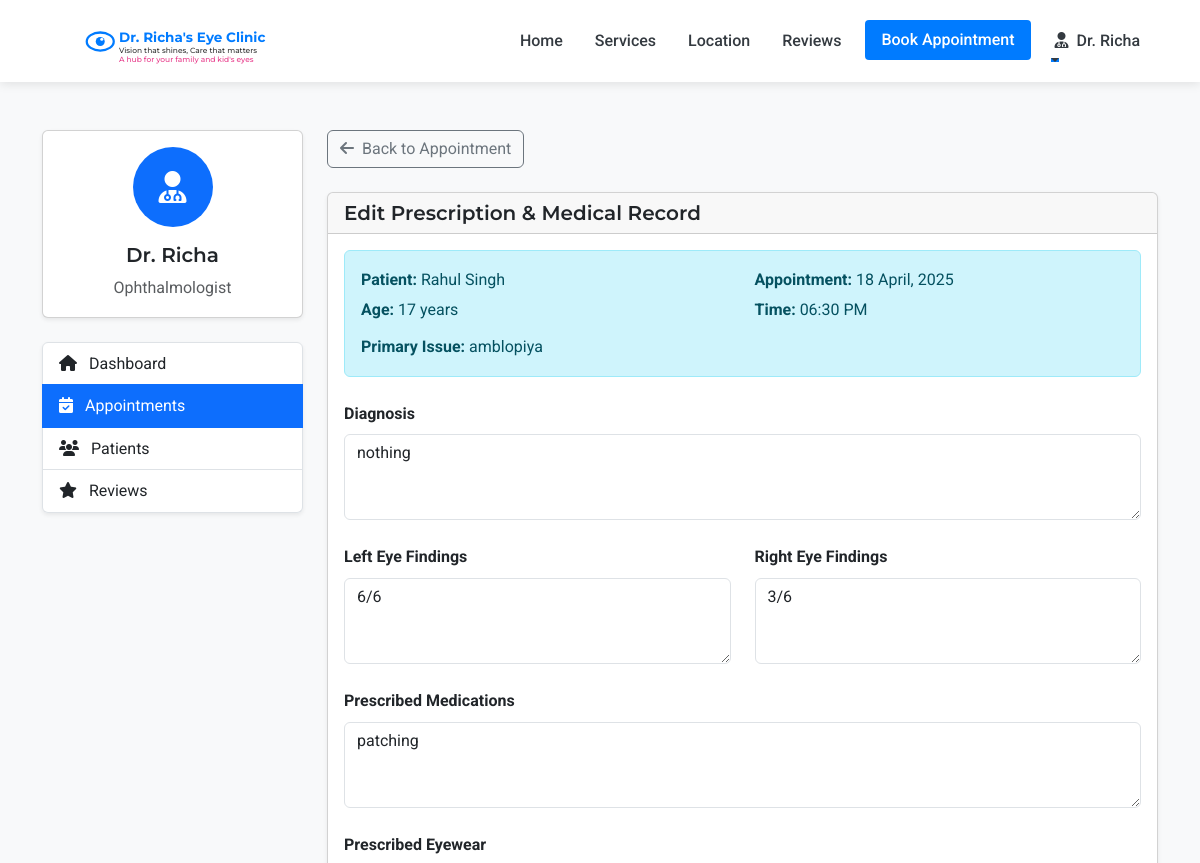
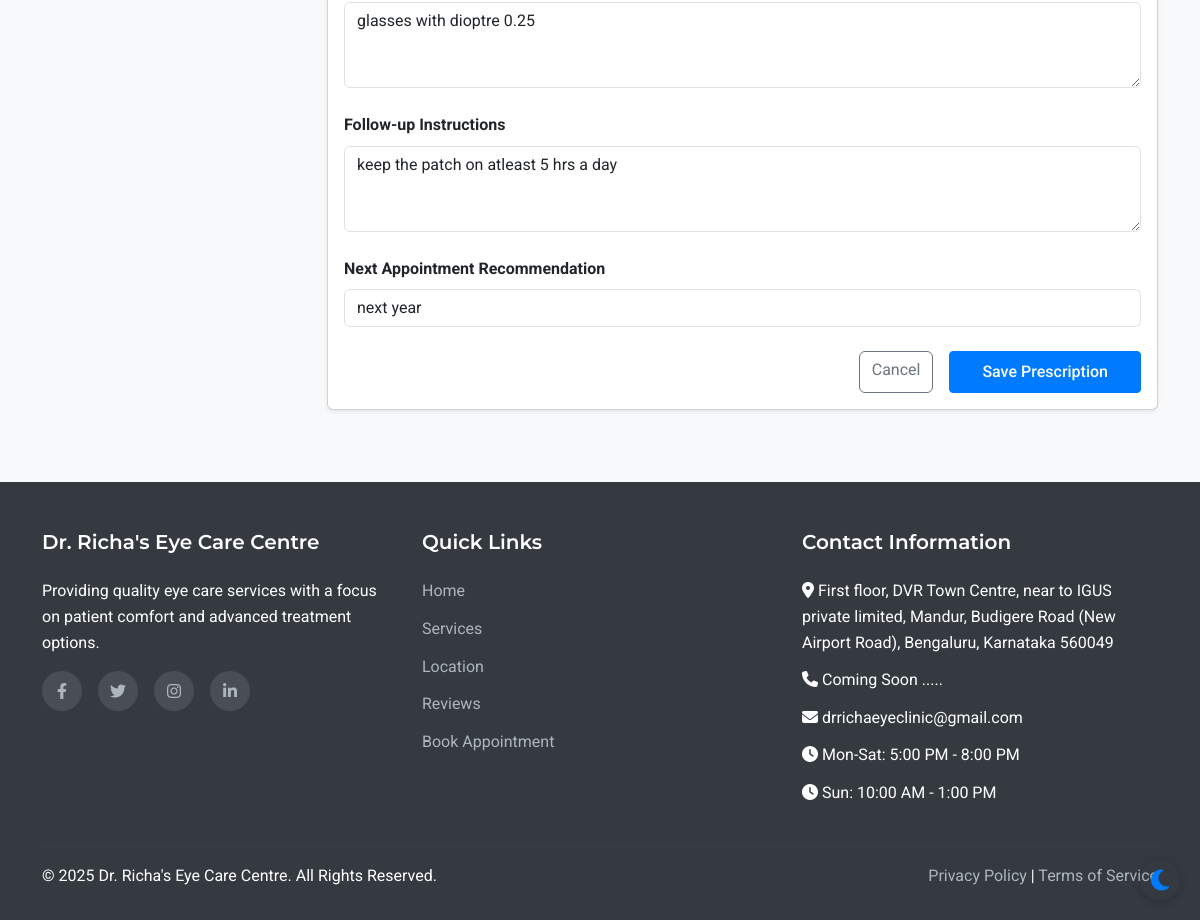
The app's page /admin/prescription/5 (signed in) with its own data (2 pictures, top to bottom).
### models.py (models this page shows, shortened)
class Patient(UserMixin, db.Model):
    id = db.Column(db.Integer, primary_key=True)
    full_name = db.Column(db.String(100), nullable=False)
    mobile_number = db.Column(db.String(15), nullable=False)
    email = db.Column(db.String(100), nullable=True)
    age = db.Column(db.Integer, nullable=False)
    password_hash = db.Column(db.String(256), nullable=True)
    is_registered = db.Column(db.Boolean, default=False)
    created_at = db.Column(db.DateTime, nullable=False, default=datetime.utcnow)
    appointments = db.relationship('Appointment', backref='patient', lazy=True)

class Appointment(db.Model):
    id = db.Column(db.Integer, primary_key=True)
    patient_id = db.Column(db.Integer, db.ForeignKey('patient.id'), nullable=False)
    appointment_date = db.Column(db.Date, nullable=False)
    appointment_time = db.Column(db.Time, nullable=False)
    primary_issue = db.Column(db.Text, nullable=True)
    referral_info = db.Column(db.String(255), nullable=True)
    status = db.Column(db.String(20), default='scheduled')  # scheduled, completed, cancelled
    created_at = db.Column(db.DateTime, default=datetime.utcnow)
    consultation_fee = db.Column(db.Float, nullable=False, default=500.0)
    payment_status = db.Column(db.String(20), default='pending')  # pending, paid

class MedicalRecord(db.Model):
    id = db.Column(db.Integer, primary_key=True)
    appointment_id = db.Column(db.Integer, db.ForeignKey('appointment.id'), nullable=False)
    appointment = db.relationship('Appointment', backref='medical_record', uselist=False)
    left_eye_assessment = db.Column(db.Text, nullable=True)
    right_eye_assessment = db.Column(db.Text, nullable=True)
    doctor_notes = db.Column(db.Text, nullable=True)
    left_eye_findings = db.Column(db.Text, nullable=True)
    right_eye_findings = db.Column(db.Text, nullable=True)
    additional_remarks = db.Column(db.Text, nullable=True)
    diagnosis = db.Column(db.Text, nullable=True)
    prescribed_medications = db.Column(db.Text, nullable=True)
    prescribed_eyewear = db.Column(db.Text, nullable=True)
    follow_up_instructions = db.Column(db.Text, nullable=True)
    next_appointment_recommendation = db.Column(db.Text, nullable=True)
    created_at = db.Column(db.DateTime, default=datetime.utcnow)
    updated_at = db.Column(db.DateTime, default=datetime.utcnow, onupdate=datetime.utcnow)

### routes.py (the view, shortened to what this page needs)
@app.route('/admin/prescription/<int:appointment_id>', methods=['GET', 'POST'])
@login_required
def admin_add_prescription(appointment_id):
    if not (isinstance(current_user, Admin) or isinstance(current_user, Assistant) or isinstance(current_user, Doctor)):
        flash('Access denied. Staff privileges required.', 'danger')
        return redirect(url_for('index'))
    appointment = Appointment.query.get_or_404(appointment_id)
    medical_record = MedicalRecord.query.filter_by(appointment_id=appointment_id).first()
    is_edit = medical_record is not None
    if not medical_record:
        medical_record = MedicalRecord(appointment_id=appointment_id)
        db.session.add(medical_record)
        db.session.flush()
    form = PrescriptionForm(obj=medical_record)
    return render_template('admin/add_prescription.html', form=form, appointment=appointment, is_edit=is_edit)

### forms.py
class PrescriptionForm(FlaskForm):
    diagnosis = TextAreaField('Diagnosis', validators=[DataRequired()])
    left_eye_findings = TextAreaField('Left Eye Findings', validators=[Optional()])
    right_eye_findings = TextAreaField('Right Eye Findings', validators=[Optional()])
    prescribed_medications = TextAreaField('Prescribed Medications', validators=[Optional()])
    prescribed_eyewear = TextAreaField('Prescribed Eyewear', validators=[Optional()])
    follow_up_instructions = TextAreaField('Follow-up Instructions', validators=[Optional()])
    next_appointment_recommendation = StringField('Next Appointment', validators=[Optional()])
    submit = SubmitField('Save Prescription')

### app.py (called while the page is built)
@login_manager.user_loader
def load_user(user_id):
    from models import Doctor, Assistant, Admin, Patient
    try:
        if user_id.startswith('doctor_'):
            return Doctor.query.get(int(user_id.split('_')[1]))
        elif user_id.startswith('assistant_'):
            return Assistant.query.get(int(user_id.split('_')[1]))
        elif user_id.startswith('admin_'):
            return Admin.query.get(int(user_id.split('_')[1]))
        else:
            return Patient.query.get(int(user_id))
    except (ValueError, AttributeError):
        return None

### routes.py (called while the page is built)
@app.context_processor
def inject_now():
    return {'now': datetime.now()}

### templates/admin/add_prescription.html (shortened to what this page needs)
{% extends 'layout.html' %}
{% block content %}
<section class="py-5 bg-light">
    <div class="container">
        <div class="row">
            <div class="col-lg-3 mb-4">
                <div class="card shadow-sm mb-4">
                    <div class="card-body text-center">
                        <div class="avatar-circle bg-primary text-white mb-3">
                            <i class="fas fa-user-md fa-2x"></i>
                        </div>
                        <h5 class="card-title">Dr. Richa</h5>
                        <p class="card-text text-muted">Ophthalmologist</p>
                    </div>
                </div>
                <div class="list-group shadow-sm">
                    <a href="{{ url_for('admin_dashboard') }}" class="list-group-item list-group-item-action">
                        <i class="fas fa-home me-2"></i> Dashboard
                    </a>
                    <a href="{{ url_for('admin_appointments') }}" class="list-group-item list-group-item-action active">
                        <i class="fas fa-calendar-check me-2"></i> Appointments
                    </a>
                    <a href="{{ url_for('admin_patients') }}" class="list-group-item list-group-item-action">
                        <i class="fas fa-users me-2"></i> Patients
                    </a>
                    <a href="{{ url_for('admin_reviews') }}" class="list-group-item list-group-item-action">
                        <i class="fas fa-star me-2"></i> Reviews
                    </a>
                </div>
            </div>
            <div class="col-lg-9">
                <div class="d-flex justify-content-between align-items-center mb-4">
                    <a href="{{ url_for('admin_appointment_view', appointment_id=appointment.id) }}" class="btn btn-outline-secondary">
                        <i class="fas fa-arrow-left me-1"></i> Back to Appointment
                    </a>
                </div>
                <div class="card shadow-sm mb-4">
                    <div class="card-header">
                        <h5 class="mb-0">
                            {% if is_edit %}
                            Edit Prescription & Medical Record
                            {% else %}
                            Add Prescription & Medical Record
                            {% endif %}
                        </h5>
                    </div>
                    <div class="card-body">
                        <div class="alert alert-info mb-4">
                            <div class="row">
                                <div class="col-md-6">
                                    <p class="mb-1"><strong>Patient:</strong> {{ appointment.patient.full_name }}</p>
                                    <p class="mb-1"><strong>Age:</strong> {{ appointment.patient.age }} years</p>
                                </div>
                                <div class="col-md-6">
                                    <p class="mb-1"><strong>Appointment:</strong> {{ appointment.appointment_date.strftime('%d %B, %Y') }}</p>
                                    <p class="mb-1"><strong>Time:</strong> {{ appointment.appointment_time.strftime('%I:%M %p') }}</p>
                                </div>
                            </div>
                            <p class="mb-0 mt-2"><strong>Primary Issue:</strong> {{ appointment.primary_issue or 'Not specified' }}</p>
                        </div>
                        <form method="POST" action="{{ url_for('admin_add_prescription', appointment_id=appointment.id) }}">
                            <div class="mb-4">
                                <label class="form-label fw-bold">Diagnosis</label>
                                {{ form.diagnosis(class="form-control", rows=3) }}
                            </div>
                            <div class="row mb-4">
                                <div class="col-md-6">
                                    <label class="form-label fw-bold">Left Eye Findings</label>
                                    {{ form.left_eye_findings(class="form-control", rows=3) }}
                                </div>
                                <div class="col-md-6">
                                    <label class="form-label fw-bold">Right Eye Findings</label>
                                    {{ form.right_eye_findings(class="form-control", rows=3) }}
                                </div>
                            </div>
                            <div class="mb-4">
                                <label class="form-label fw-bold">Prescribed Medications</label>
                                {{ form.prescribed_medications(class="form-control", rows=3) }}
                            </div>
                            <div class="mb-4">
                                <label class="form-label fw-bold">Prescribed Eyewear</label>
                                {{ form.prescribed_eyewear(class="form-control", rows=3) }}
                            </div>
                            <div class="mb-4">
                                <label class="form-label fw-bold">Follow-up Instructions</label>
                                {{ form.follow_up_instructions(class="form-control", rows=3) }}
                            </div>
                            <div class="mb-4">
                                <label class="form-label fw-bold">Next Appointment Recommendation</label>
                                {{ form.next_appointment_recommendation(class="form-control") }}
                            </div>
                            <div class="d-grid gap-2 d-md-flex justify-content-md-end">
                                <a href="{{ url_for('admin_appointment_view', appointment_id=appointment.id) }}" class="btn btn-outline-secondary me-md-2">Cancel</a>
                                {{ form.submit(class="btn btn-primary") }}
                            </div>
                        </form>
                    </div>
                </div>
            </div>
        </div>
    </div>
</section>
{% endblock %}

### static/css/style.css (style rules this page uses)
:root { --primary-color: #007bff; --secondary-color: #6c757d; --accent-color: #17a2b8; --light-color: #f8f9fa; --dark-color: #343a40; --success-color: #28a745; --warning-color: #ffc107; --danger-color: #dc3545; --white: #ffffff; --light-blue: #e6f2ff; --transition: all 0.3s ease; --bg-color: #ffffff; --text-color: #343a40; --card-bg: #ffffff; --border-color: #dee2e6; --footer-bg: #343a40; --footer-text: #ffffff; --hero-overlay: rgba(0, 123, 255, 0.85); }
body { font-family: 'Roboto', sans-serif; color: var(--text-color, var(--dark-color)); line-height: 1.6; background-color: var(--bg-color, var(--white)); transition: background-color 0.3s ease, color 0.3s ease; }
h1, h2, h3, h4, h5, h6 { font-family: 'Montserrat', sans-serif; font-weight: 600; }
.btn-primary { background-color: var(--primary-color); border-color: var(--primary-color); padding: 0.5rem 2rem; font-weight: 500; border-radius: 4px; transition: var(--transition); }

### templates/admin/add_prescription.html (style rules this page uses)
.avatar-circle { width: 80px; height: 80px; border-radius: 50%; display: flex; align-items: center; justify-content: center; margin: 0 auto; }

### records on screen
Patient: patient.full_name "Rahul Singh", patient.age "17"
Appointment: appointment_date "18 April, 2025", appointment_time "06:30 PM", primary_issue "amblopiya"
MedicalRecord: diagnosis "nothing", left_eye_findings "6/6", right_eye_findings "3/6", prescribed_medications "patching", prescribed_eyewear "glasses with dioptre 0.25", follow_up_instructions "keep the patch on atleast 5 hrs a day", next_appointment_recommendation "next year"
